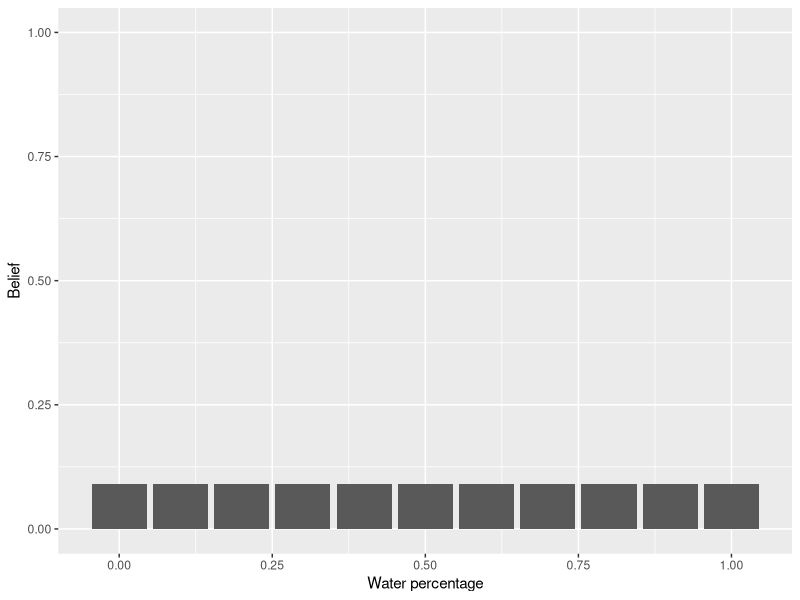
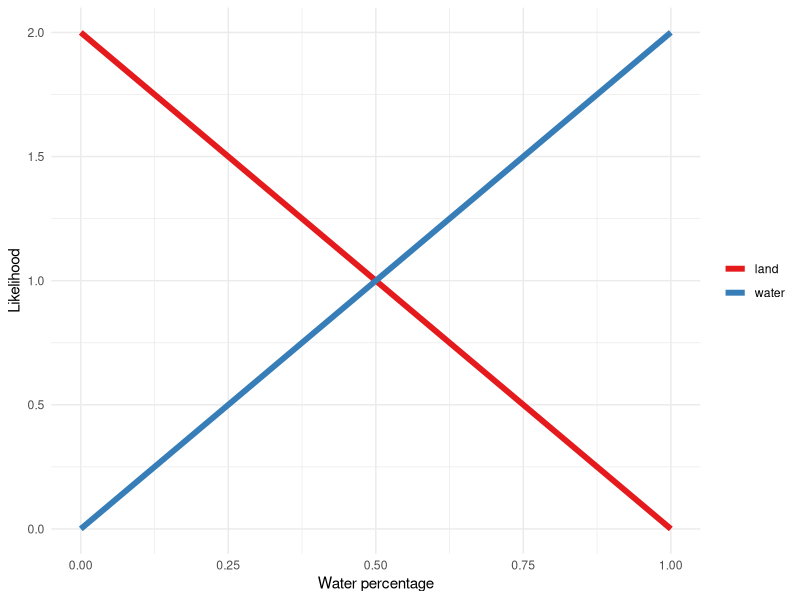
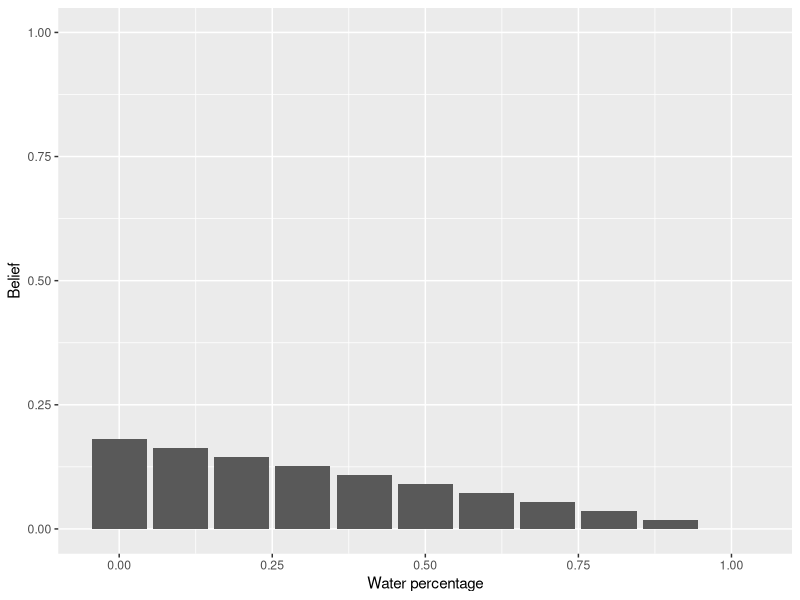
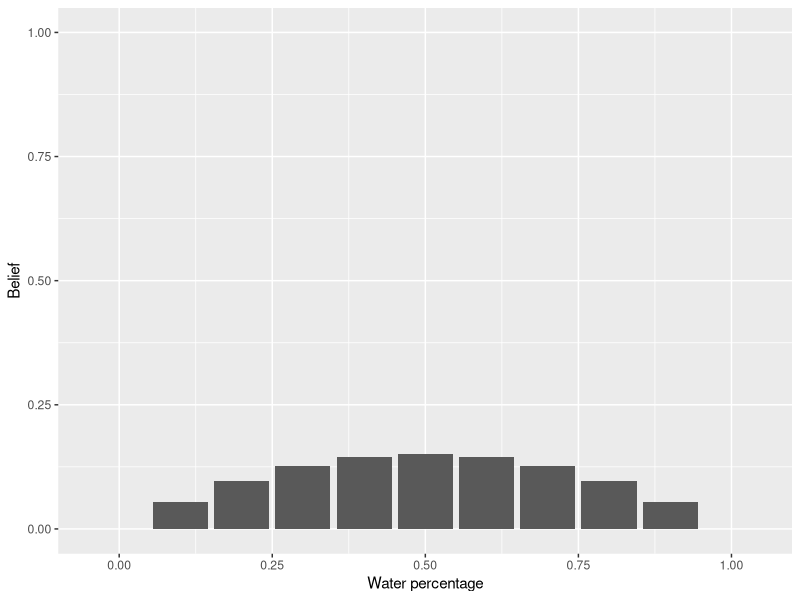

The R script that drew these images, in order:
# library
library(tidyverse)
library(ggplot2)

# x axis
x <- seq(0, 1, 0.1)

# prior
prior <- rep(1, 11) / 11

# plot our initial belief
df <- data.frame(x, prior)
ggplot(df, aes(x, prior)) +
  geom_bar(stat = "identity") +
  xlab("Water percentage") +
  ylab("Belief") +
  ylim(0, 1)

# water
water <- x * 2

# land
land <- 2 - water

# plot likelihood
df <- data.frame(x, y = water, group = "water")
df <- rbind(df, data.frame(x, y = land, group = "land"))
ggplot(df, aes(x, y, color = group)) +
  geom_line(size = 2) +
  xlab("Water percentage") +
  ylab("Likelihood") +
  scale_color_brewer(palette = "Set1") +
  theme_minimal() +
  theme(legend.title = element_blank())

# set posterior
our_belief <- NULL

saw_land <- function(our_belief) {
  # calculate the posterior
  if (is.null(our_belief)) {
    posterior <- prior * land
  } else {
    posterior <- our_belief * land
  }
  posterior <- posterior / sum(posterior)

  # plot
  df <- data.frame(x, posterior)
  p <- ggplot(df, aes(x, posterior)) +
    geom_bar(stat = "identity") +
    xlab("Water percentage") +
    ylab("Belief") +
    ylim(0, 1)
  print(p)

  return(posterior)
}

saw_water <- function(our_belief) {
  # calculate the posterior
  if (is.null(our_belief)) {
    posterior <- prior * water
  } else {
    posterior <- our_belief * water
  }
  posterior <- posterior / sum(posterior)

  # plot
  df <- data.frame(x, posterior)
  p <- ggplot(df, aes(x, posterior)) +
    geom_bar(stat = "identity") +
    xlab("Water percentage") +
    ylab("Belief") +
    ylim(0, 1)
  print(p)

  return(posterior)
}

# sample location from https://www.realrandom.net/location.html

# saw land
our_belief <- saw_land(our_belief)

# saw water
our_belief <- saw_water(our_belief)
